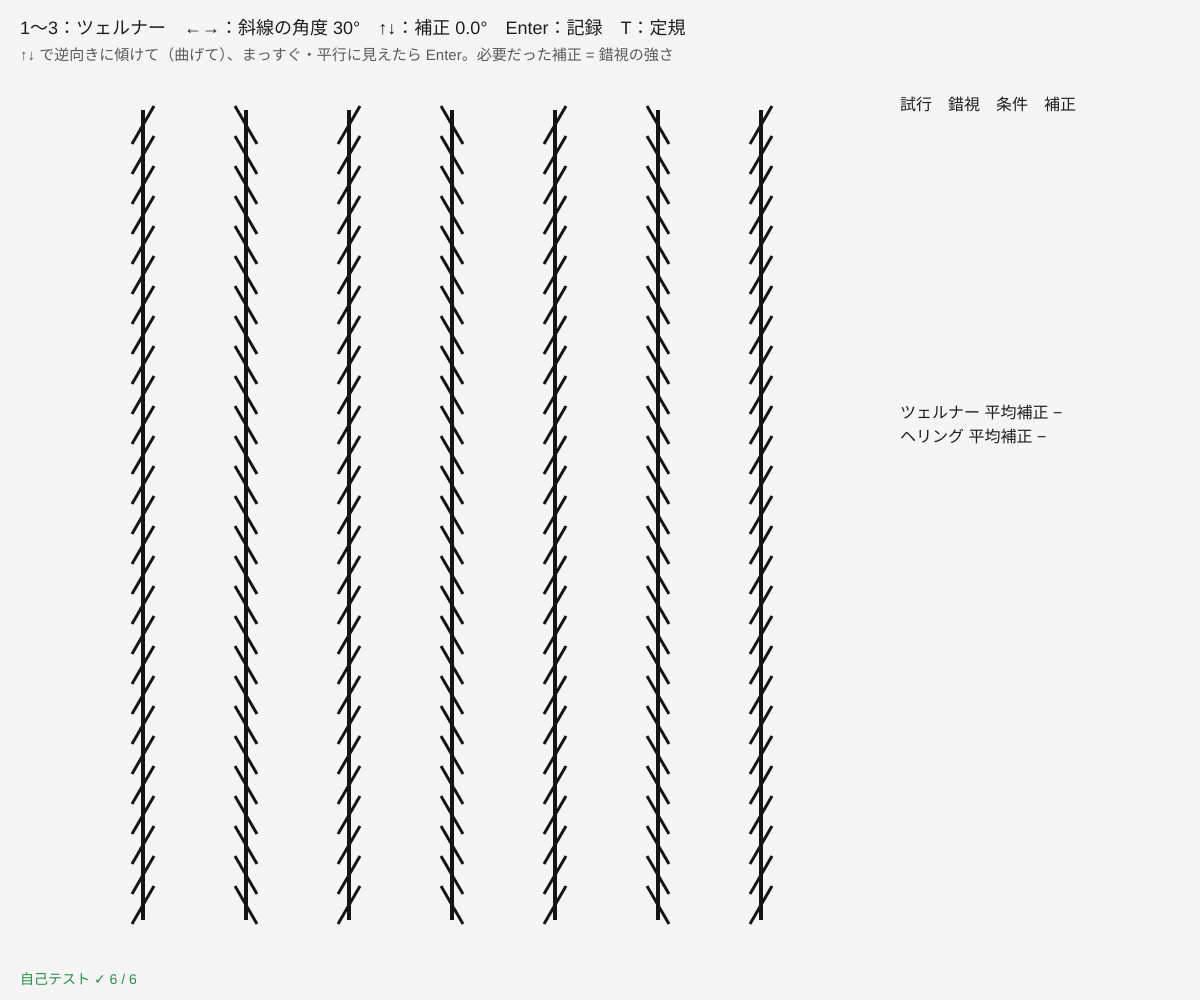
Frame 1 (no input)
Frame 60 (no input): identical to frame 1, image omitted
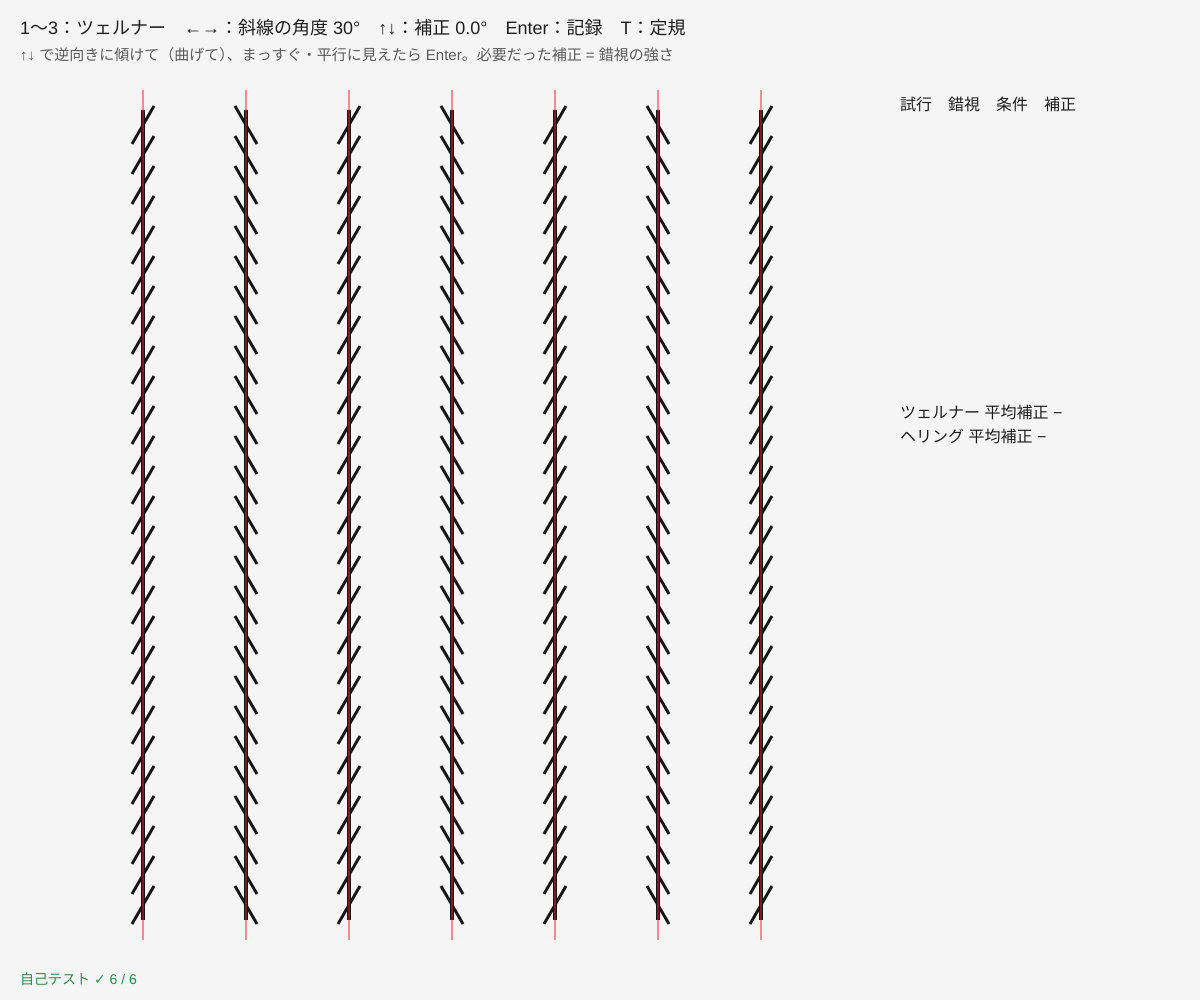
Frame 120 (the mouse pressed at the canvas centre since frame 60)

The p5.js sketch that drew these frames (run headless with seeded random() and noise() and a simulated clock; from frame 60 on, the mouse is pressed at the canvas centre):

// p5.js sketch
// ── sketch.js
// ============================================
// 02 傾きの錯視 ─ ツェルナー・カフェウォール・ヘリング
// 1 ツェルナー：平行な縦線に斜めの短い線を付けると、縦線が傾いて見える
// 2 カフェウォール：白黒のタイルを半分ずらし、灰色の目地（モルタル）を入れると、水平な目地がくさび形に見える
// 3 ヘリング：放射状の線の上の 2 本の水平線が、ふくらんで見える
// 1〜3 = 切替 / ←→ = 斜線の角度・ずらし・放射線の数 / ↑↓ = 補正（傾け・曲げて打ち消す）・目地の明るさ / Enter = 記録
// T またはマウスを押している間 = 真実を見る（赤い定規を重ねる）
// ============================================

let which = 1;
let hatchAng = 30;           // ★ ツェルナーの斜線の角度（度）
let comp = 0;                // ツェルナー：線を交互に傾けて打ち消す量（度）
let offset = 0.3;            // ★ カフェウォールのずらし（タイル幅に対する割合）
let mortar = 128;            // ★ 目地の明るさ（0 = 黒、255 = 白）
let rays = 36;               // ★ ヘリングの放射線の数
let bend = 0;                // ヘリング：線を逆に曲げて打ち消す量 px
let truthKey = false, trials = [];
const PAPER = 245, INK = 20, HERING = [190, 30, 40];

function setup() {
  createCanvas(windowWidth, windowHeight);
  drawScene(false);
  selfTest();
}
function truthOn() { return truthKey || mouseIsPressed; }
function draw() { drawScene(truthOn()); }

// 図をかく範囲
function area() { return { x0: 40, y0: 90, x1: Math.round(width * 0.72), y1: height - 60 }; }
function zLines() { let A = area(), n = 7, gap = Math.round((A.x1 - A.x0) / (n + 1)); return [...Array(n)].map((_, k) => A.x0 + gap * (k + 1)); }
function cafeRows() { let A = area(), th = 40, out = []; for (let y = A.y0 + 20; y + th < A.y1; y += th + 4) out.push(y); return { th, rows: out }; }
function heringYs() { let A = area(), cy = Math.round((A.y0 + A.y1) / 2); return [cy - 70, cy + 70]; }

function drawScene(truth) {
  background(PAPER);
  let A = area();
  if (which === 1) {
    let xs = zLines(), len = A.y1 - A.y0 - 40;
    xs.forEach((x, k) => {
      let s = k % 2 ? 1 : -1, tilt = (s * comp * Math.PI) / 180, dx = (Math.tan(tilt) * len) / 2, cy = (A.y0 + A.y1) / 2;
      stroke(INK); strokeWeight(4); strokeCap(SQUARE);
      line(x - dx, cy - len / 2, x + dx, cy + len / 2);
      strokeWeight(3);
      let a = (s * hatchAng * Math.PI) / 180, hl = 22;
      for (let t = -len / 2 + 15; t < len / 2; t += 30) {
        let px = x + (dx * 2 * t) / len, py = cy + t;
        line(px - hl * Math.sin(a), py - hl * Math.cos(a), px + hl * Math.sin(a), py + hl * Math.cos(a));
      }
    });
    if (truth) { stroke(230, 40, 40); strokeWeight(1); for (let x of xs) line(x, A.y0, x, A.y1); }
  } else if (which === 2) {
    let { th, rows } = cafeRows(), tw = th;
    noStroke(); fill(mortar); rect(A.x0, rows[0] - 4, A.x1 - A.x0, rows[rows.length - 1] + th + 4 - (rows[0] - 4));
    rows.forEach((y, r) => {
      let sh = r % 2 ? Math.round(offset * tw) : 0;
      for (let x = A.x0 - 2 * tw + sh, k = 0; x < A.x1; x += tw, k++) {
        fill(k % 2 ? 255 : 0);
        let xa = Math.max(A.x0, x), xb = Math.min(A.x1, x + tw);
        if (xb > xa) rect(xa, y, xb - xa, th);
      }
    });
    if (truth) { stroke(230, 40, 40); strokeWeight(1); for (let y of rows.slice(1)) line(A.x0, y - 2, A.x1, y - 2); }
  } else {
    let cx = (A.x0 + A.x1) / 2, cy = (A.y0 + A.y1) / 2;
    {
      stroke(INK); strokeWeight(2);
      for (let k = 0; k < rays; k++) { let a = (k / rays) * TWO_PI; line(cx, cy, cx + 900 * Math.cos(a), cy + 900 * Math.sin(a)); }
      noStroke(); fill(PAPER); rect(0, 0, A.x0, height); rect(A.x1, 0, width, height); rect(0, 0, width, A.y0); rect(0, A.y1, width, height);
    }
    stroke(HERING); strokeWeight(6); noFill();
    for (let [i, y] of heringYs().entries()) {
      let s = i === 0 ? 1 : -1;   // 上の線は下へ、下の線は上へ曲げる（ふくらみを打ち消す向き）
      beginShape(); for (let x = A.x0 + 40; x <= A.x1 - 40; x += 10) { let u = (x - cx) / ((A.x1 - A.x0) / 2 - 40); vertex(x, y + s * bend * (1 - u * u)); } endShape();
    }
    if (truth) { stroke(40, 90, 230); strokeWeight(1); for (let y of heringYs()) line(A.x0, y, A.x1, y); }
  }
  drawHud();
}

function drawHud() {
  noStroke(); fill(30); textAlign(LEFT, BASELINE); textSize(18);
  let names = ['', 'ツェルナー', 'カフェウォール', 'ヘリング'];
  let ctl = which === 1 ? '←→：斜線の角度 ' + hatchAng + '°　↑↓：補正 ' + comp.toFixed(1) + '°'
          : which === 2 ? '←→：ずらし ' + offset.toFixed(2) + '　↑↓：目地の明るさ ' + mortar
          : '←→：放射線 ' + rays + ' 本　↑↓：補正 ' + bend + ' px';
  text('1〜3：' + names[which] + '　' + ctl + '　Enter：記録　T：定規', 20, 34);
  fill(90); textSize(15);
  text(which === 2 ? '目地を黒（0）や白（255）にすると？ いちばん傾いて見える明るさを探そう' : '↑↓ で逆向きに傾けて（曲げて）、まっすぐ・平行に見えたら Enter。必要だった補正 = 錯視の強さ', 20, 60);
  let x = Math.round(width * 0.75), y = 110;
  fill(30); textSize(16); text('試行　錯視　条件　補正', x, y);
  let last = trials.slice(-12); fill(70);
  last.forEach((t, i) => text((trials.length - last.length + i + 1) + '　 ' + t.name + '　' + t.cond + '　' + t.val, x, y + 22 * (i + 1)));
  fill(30); textSize(16);
  for (let w of [1, 3]) {
    let a = trials.filter((t) => t.w === w).map((t) => t.num);
    text(names[w] + ' 平均補正 ' + (a.length ? mean(a).toFixed(1) + (w === 1 ? '°' : ' px') : '−'), x, y + 22 * 14 + (w === 3 ? 24 : 0));
  }
  fill(selfTestResults.length && selfTestResults.every((r) => r.ok) ? color(40, 140, 70) : color(200, 40, 40)); textSize(14);
  text(selfTestLine(), 20, height - 16);
}

function keyPressed() {
  if (key === '1' || key === '2' || key === '3') which = +key;
  if (key === 't' || key === 'T') truthKey = !truthKey;
  if (key === 'r' || key === 'R') trials = [];
  let up = key === UP_ARROW ? 1 : key === DOWN_ARROW ? -1 : 0, rt = key === RIGHT_ARROW ? 1 : key === LEFT_ARROW ? -1 : 0;
  if (which === 1) { comp = constrain(comp + up * 0.5, -10, 10); hatchAng = constrain(hatchAng + rt * 5, 5, 85); }
  if (which === 2) { mortar = constrain(mortar + up * 16, 0, 255); offset = constrain(Math.round((offset + rt * 0.05) * 100) / 100, 0, 1); }
  if (which === 3) { bend = constrain(bend + up, -30, 30); rays = constrain(rays + rt * 4, 4, 120); }
  if (key === ENTER && which !== 2) {
    if (which === 1) trials.push({ w: 1, name: 'ツ', cond: hatchAng + '°', val: comp.toFixed(1) + '°', num: comp });
    else trials.push({ w: 3, name: 'へ', cond: rays + '本', val: bend + ' px', num: bend });
    comp = 0; bend = 0;
  }
}
function mean(a) { return a.length ? a.reduce((s, x) => s + x, 0) / a.length : 0; }
function windowResized() { resizeCanvas(windowWidth, windowHeight); }

// ---------- やってみよう ----------
// 1. ツェルナー：斜線の角度を 10°・30°・60° にして、必要な補正を比べる
// 2. カフェウォール：目地を 0（黒）・128（灰）・255（白）にする。くさびが消えるのはどれ？
// 3. カフェウォール：ずらしを 0（そろえる）や 0.5（半分）にすると？
// 4. ヘリング：放射線を 4 本まで減らすと曲がりは弱くなる？
// 5. T の赤い定規を重ねたまま見ても、まだ傾いて見える？


// ==================================================
// ここから下は「錯視の道具」（中身は読まなくても OK。消さないでね）
// ==================================================
function readPix(x, y) {
  let d = pixelDensity(), i = 4 * (Math.round(y * d) * Math.round(width * d) + Math.round(x * d));
  return [pixels[i], pixels[i + 1], pixels[i + 2]];
}
function near(p, c, tol = 10) { return Math.abs(p[0] - c[0]) <= tol && Math.abs(p[1] - c[1]) <= tol && Math.abs(p[2] - c[2]) <= tol; }

// ---- 自己テスト：3 つの図を描いて、線に沿って画素を読み、本当にまっすぐ・平行かを確かめる
let selfTestResults = [];
function selfTest() {
  let R = [], ok = (name, cond) => R.push({ name, ok: !!cond }), keep = which, A = area();
  let ys = [...Array(24)].map((_, k) => Math.round(A.y0 + 40 + ((A.y1 - A.y0 - 80) * k) / 23));
  let xs = [...Array(30)].map((_, k) => Math.round(A.x0 + 50 + ((A.x1 - A.x0 - 100) * k) / 29));
  which = 1; drawScene(false); loadPixels();
  ok('ツェルナー：7 本の縦線は、上から下まで同じ x の列が全部黒（傾き 0、平行）', zLines().every((x) => ys.every((y) => near(readPix(x, y), [INK, INK, INK], 30))));
  ok('ツェルナー：線の間隔はどこも同じ', zLines().every((x, k, a) => k === 0 || a[k] - a[k - 1] === a[1] - a[0]));
  which = 2; drawScene(false); loadPixels();
  let { th, rows } = cafeRows();
  ok('カフェウォール：' + (rows.length - 1) + ' 本の目地は、左から右まで同じ行が全部 ' + mortar + '（水平）', rows.slice(1).every((y) => xs.every((x) => readPix(x, y - 2).every((v) => v === mortar))));
  ok('カフェウォール：タイルは黒 0 と白 255 だけ', rows.every((y) => xs.every((x) => { let v = readPix(x, y + th / 2)[0]; return v === 0 || v === 255; })));
  which = 3; drawScene(false); loadPixels();
  let hx = xs.filter((x) => x > A.x0 + 50 && x < A.x1 - 50);
  ok('ヘリング：2 本の赤い線は、同じ行がどこでも赤（まっすぐ）', heringYs().every((y) => hx.every((x) => near(readPix(x, y), HERING, 30))));
  which = keep; drawScene(false);
  ok('補正 0 から始まる（何も足していない図）', comp === 0 && bend === 0);
  selfTestResults = R;
  for (let r of R) (r.ok ? console.log : console.error)((r.ok ? '✓ ' : '✗ ') + r.name);
  return R.every((r) => r.ok);
}
function selfTestLine() { let n = selfTestResults.filter((r) => r.ok).length; return '自己テスト ' + (n === selfTestResults.length ? '✓ ' : '✗ ') + n + ' / ' + selfTestResults.length; }
